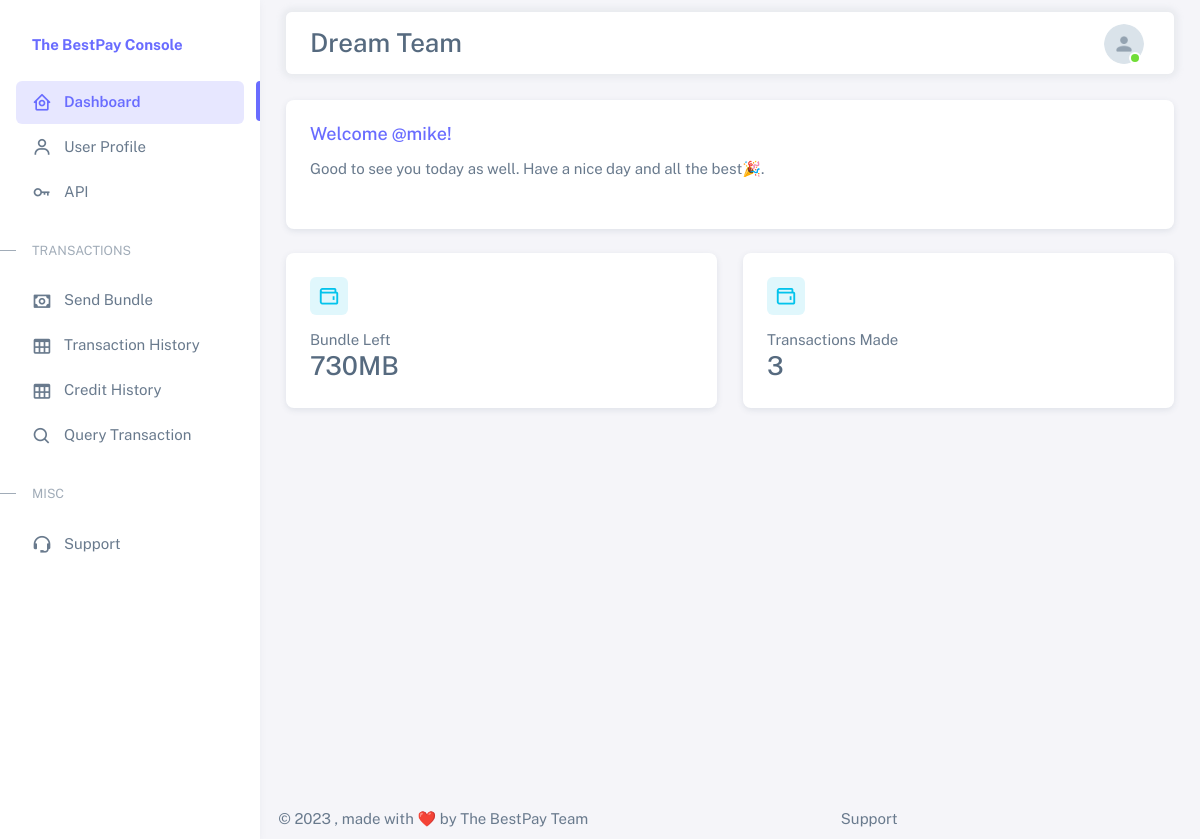
The app's page / (signed in) with its own data.
### shares_app/models.py (models this page shows, shortened)
class UserProfile(models.Model):
    user = models.OneToOneField(CustomUser, on_delete=models.CASCADE)
    business_name = models.CharField(max_length=100, null=False, blank=False, default="Business")
    sms_sender_name = models.CharField(max_length=100, null=False, blank=False, default="Bundle")
    phone = models.PositiveIntegerField(null=True, blank=True)
    bundle_amount = models.PositiveBigIntegerField(null=True, blank=True)

class CustomUser(AbstractUser):
    user_id = models.CharField(max_length=100, null=False, blank=False)
    first_name = models.CharField(max_length=100, null=False, blank=False)
    last_name = models.CharField(max_length=100, null=False, blank=False)
    username = models.CharField(max_length=100, null=False, blank=False, unique=True)
    email = models.EmailField(max_length=250, null=False, blank=False)
    password1 = models.CharField(max_length=100, null=False, blank=False)
    password2 = models.CharField(max_length=100, null=False, blank=False)
    api_key = models.CharField(max_length=120, blank=True, null=True)
    api_secret = models.CharField(max_length=140, blank=True, null=True)
    api_revoked = models.BooleanField(default=False)

### shares_app/views.py (the view)
# urls.py: 2. Add a URL to urlpatterns:  path('', views.home, name='home')
@login_required(login_url='login')
def home(request):
    user_profile_data = models.UserProfile.objects.filter(user=request.user).first()
    transactions_count = models.NewTransaction.objects.filter(user=request.user).count()
    context = {'data': user_profile_data, 'count': transactions_count}
    return render(request, 'layouts/index.html', context=context)

### shares_app/templates/layouts/index.html (shortened to what this page needs)
{% extends 'base.html' %}
{% load humanize %}
{% load static %}
{% block content %}
    <div class="layout-wrapper layout-content-navbar">
      <div class="layout-container">
        {% include 'layouts/sideNav.html' %}
        <div class="layout-page">
            {% include 'inc/navbar.html' %}
          <div class="content-wrapper">
            <div class="container-xxl flex-grow-1 container-p-y">
              <div class="row">
                <div class="col-lg-12 mb-4 order-0">
                  <div class="card">
                    <div class="d-flex align-items-end row">
                      <div class="col-sm-7">
                        <div class="card-body">
                          <h5 class="card-title text-primary">Welcome @{{ request.user.username }}!</h5>
                          <p class="mb-4">
                            Good to see you today as well. Have a nice day and all the best🎉.
                          </p>
                        </div>
                      </div>
                    </div>
                  </div>
                </div>
                 <div class="col-lg-6 col-md-12 col-6 mb-4">
                      <div class="card">
                        <div class="card-body">
                          <div class="card-title d-flex align-items-start justify-content-between">
                            <div class="avatar flex-shrink-0">
                              <img
                                src="{% static 'assets/img/icons/unicons/wallet-info.png' %}"
                                alt="Credit Card"
                                class="rounded"
                              />
                            </div>
                          </div>
                          <span>Bundle Left</span>
                          <h3 class="card-title text-nowrap mb-1">{{ data.bundle_amount | intcomma}}MB</h3>
                        </div>
                      </div>
                    </div>
                    <div class="col-lg-6 col-md-12 col-6 mb-4">
                      <div class="card">
                        <div class="card-body">
                          <div class="card-title d-flex align-items-start justify-content-between">
                            <div class="avatar flex-shrink-0">
                              <img
                                src="{% static 'assets/img/icons/unicons/wallet-info.png' %}"
                                alt="Credit Card"
                                class="rounded"
                              />
                            </div>
                          </div>
                          <span>Transactions Made</span>
                          <h3 class="card-title text-nowrap mb-1">{{ count }}</h3>
                        </div>
                      </div>
                    </div>
                  </div>
                </div>
                  </div>
                </div>
              </div>
              </div>
          {% endblock content %}

### shares_app/templates/inc/navbar.html (shortened to what this page needs)
{% load static %}
<nav
            class="layout-navbar container-xxl navbar navbar-expand-xl navbar-detached align-items-center bg-navbar-theme"
            id="layout-navbar"
          >
            <div class="navbar-nav-right d-flex align-items-center" id="navbar-collapse">
              <div class="my-auto">
                <h3 class="my-auto">{{data.business_name | capfirst}}</h3>
              </div>
              <ul class="navbar-nav flex-row align-items-center ms-auto">
                <li class="nav-item navbar-dropdown dropdown-user dropdown">
                  <a class="nav-link dropdown-toggle hide-arrow" href="javascript:void(0);" data-bs-toggle="dropdown">
                    <div class="avatar avatar-online">
                      <img src="{% static 'assets/img/avatars/avatar.png' %}" alt class="w-px-40 h-auto rounded-circle" />
                    </div>
                  </a>
                </li>
              </ul>
            </div>
          </nav>

### records on screen
UserProfile: business_name "Dream Team", bundle_amount "730"
CustomUser: user.username "mike"

### other values on screen
{{ count }} "3"
